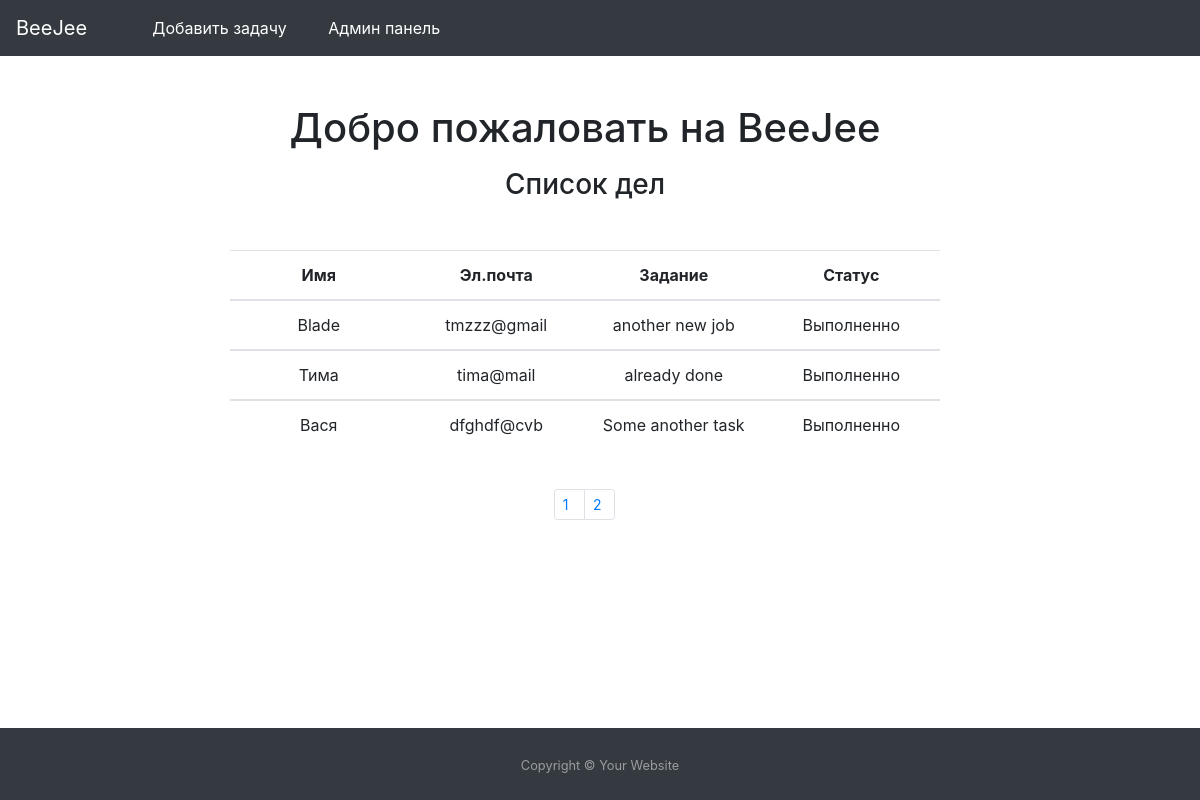
/index.php?page=1, run on the app's committed database.
### tables this page shows
CREATE TABLE `tasks` (
  `id` int(11) NOT NULL,
  `name` varchar(255) NOT NULL,
  `email` varchar(255) NOT NULL,
  `content` text NOT NULL,
  `complete` tinyint(1) NOT NULL DEFAULT '0'
);

### core/functions.php (called while the page is built, shortened)
<?php
function select_main ($conn) {
    $offset = 0;
    if (isset($_GET['page']) AND trim($_GET['page']) != '') {
        $offset = trim($_GET['page']);
    }
    $sql = "SELECT * FROM tasks ORDER BY id DESC LIMIT 3 OFFSET ".$offset*3;
    $result = mysqli_query($conn, $sql);
    $a = array();
    if (mysqli_num_rows($result) > 0) {
        while($row = $result->fetch_assoc()) {
            $a[] = $row;
        }
    }
    return $a;
}
function pagination_count ($conn) {
    $sql = "SELECT * FROM tasks";
    $result = mysqli_query($conn, $sql);
    $result = mysqli_num_rows($result);
    return ceil($result/3);
}

### index.php (the view, shortened to what this page needs)
<?php
require_once('template/header.php');
require_once('core/functions.php');
$conn = connect();
$data = select_main($conn);
$countPage = pagination_count($conn);
?>
<div class="container text-center">
    <div class="row justify-content-center">
        <div class="col-lg-12 col-md-10 col-sm-12">
            <h1 class="mt-5">Добро пожаловать на BeeJee</h1>
            <h3 class="mt-3 mb-5">Список дел</h3>
        </div>
        <div class="col-lg-8 col-md-10 col-sm-12">
            <?php
                $out = '<table class="table text-center main-table">';
                $out .= "<thead>
                <tr>
                <th onclick='sortTable(0)'>Имя</th>
                <th onclick='sortTable(1)'>Эл.почта</th>
                <th onclick='sortTable(2)'>Задание</th>
                <th onclick='sortTable(1)'>Статус</th>
                </tr>
                </thead>";
                for ($i = 0; $i < count($data); $i++) {
                    $out .= "<tbody><tr>";
                    $out .= "<td>{$data[$i]['name']}</td>";
                    $out .= "<td>{$data[$i]['email']}</td>";
                    $out .= "<td>{$data[$i]['content']}</td>";
                    if ($data[$i]['complete']) {
                        $out .= "<td class='done'></td>";
                    }
                    else {
                        $out .= "<td class='not-done'></td>";
                    }
                    $out .= "</tr></tbody>";
                }
                $out .= '</table>';
                echo "$out";
            ?>
        </div>
    </div>
</div>
<div class="container pagination-container mt-4 mb-5 pb-5">
    <div class="row justify-content-center">
        <div class="col-lg-1 col-md-1 col-sm-1">
            <nav aria-label="Page navigation example">
                <ul class="pagination pagination-sm">
                    <?php
                        for ($i = 0; $i < $countPage; $i++) {
                            $j = $i + 1;
                            echo "<li class='page-item'><a class='page-link' href='./index.php?page={$i}'>{$j}</a></li>";
                        }
                    ?>
                </ul>
            </nav>
        </div>
    </div>
</div>
<?php
require_once('template/footer.php');
?>

### css/style.css (style rules this page uses)
* { margin: 0; padding: 0; box-sizing: border-box; width: 100%; }
html { position: relative; min-height: 100%; }
table { table-layout: fixed; width:100% }
td { word-wrap:break-word; }
.done:before { content: "Выполненно"; }

### data on the page
tasks: name "Blade", email "tmzzz@gmail", content "another new job", complete 1 (drawn)
tasks: name "Тима", email "tima@mail", content "already done", complete 1 (drawn)
tasks: name "Вася", email "dfghdf@cvb", content "Some another task", complete 1 (drawn)

### other printed values
$j "1"
$j "2"
